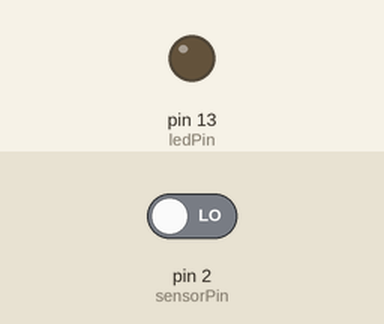
Simulated run of this sketch. Board: Arduino Uno, built with avr-gcc and run on an emulated ATmega328P. Parts: output pins drawn as LEDs (lit = HIGH). The inputs (shaded band) are chosen by the test bench; at power-on: pin 2 (sensorPin) LOW. What the sketch prints to the serial monitor is not drawn.

Above: at 1.2 s.
1.3 s: pin 2 (sensorPin) driven HIGH
At 2.5 s:
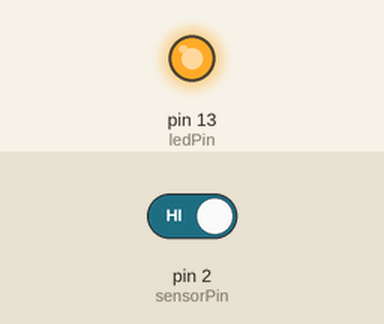
Timing chart, 0 to 4.3 s (numbered marks = the images above; inputs shaded):
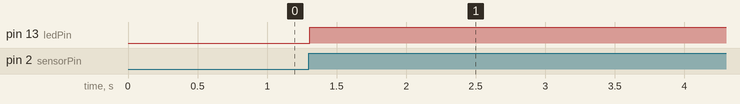

The sketch:

code.ino
```cpp
int ledPin = 13;
int sensorPin = 2;
int sensorVal;
int buttonState = 0;
boolean ledState = false;


void setup()
{
  // Pins definieren
  pinMode(ledPin, OUTPUT);
  pinMode(sensorPin, INPUT);
  Serial.begin(9600);
}

void loop()
{
  // Button gepresst oder nicht
  sensorVal = digitalRead(sensorPin);
  Serial.println(sensorVal);

  // falls button gedrückt und state aus
  if (sensorVal == 1 && buttonState == 0)
  {
    ledState = !ledState;
    digitalWrite(ledPin, ledState);
    buttonState = 1;
    Serial.println("button pressed");
  }

  // falls button nicht gedrückt und state an
  else if (sensorVal == 0 && buttonState == 1)
  {
    buttonState = 0;
  }
}
```

Measured:
- after the input at 1.3 s, pin 13 (ledPin): LOW → HIGH at once
